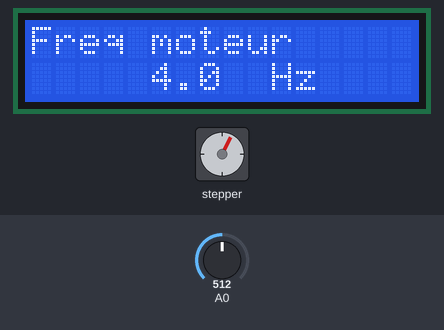
The sketch below on a simulated Arduino Uno, built with avr-gcc and run on an emulated ATmega328P. On the bench: 16×2 character LCD, stepper motor. The inputs (shaded band) are chosen by the test bench; at power-on: A0 = 512. EEPROM starts erased; stepper angles assume 200 steps per turn; what the sketch prints to the serial monitor is not drawn.

Above: at 0.23 s.
At 9.97 s:
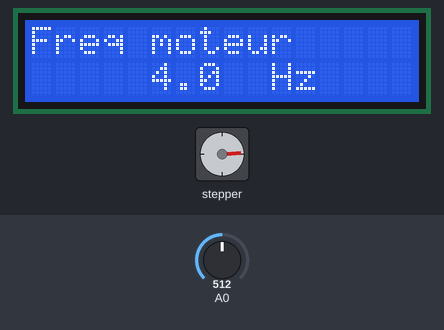
At 20.02 s:
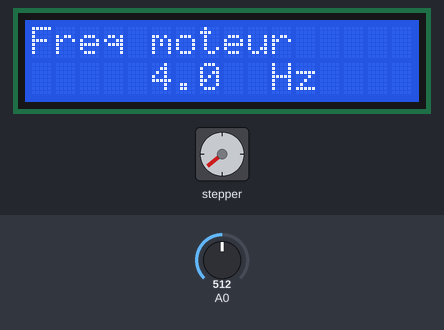
At 39.8 s:
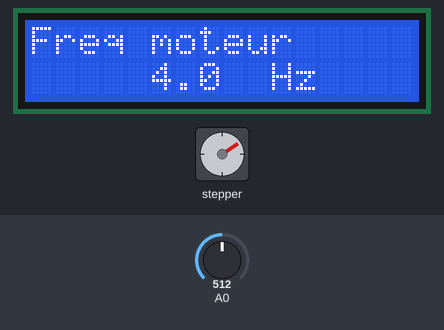
Timing chart, 0 to 40.0 s (numbered marks = the images above):
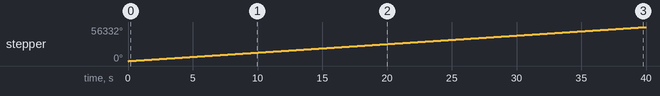

Measured:
- by itself, stepper: keeps turning clockwise at about 1411°/s

The sketch:

gen_wave_l298n_lcd.ino
```cpp
#include <EEPROM.h>


// Include the Arduino Stepper Library
#include <Stepper.h>
#include <LiquidCrystal.h>
LiquidCrystal lcd(8,9, 4, 5, 6, 7);

// Number of steps per output rotation
const int stepsPerRevolution = 200;
float  freqmoteur ;
int rpm ;

int valeur_bouton;

// Create Instance of Stepper library
Stepper myStepper(stepsPerRevolution, 2,3,11,12);


void setup()
{

  // initialize the serial port:
  Serial.begin(9600);
  EEPROM.get(0,freqmoteur);
   lcd.begin(16,2);
}

void loop()
{
 valeur_bouton  = analogRead(A0);
  if (valeur_bouton ==205 or valeur_bouton ==204 or valeur_bouton ==203) {
  freqmoteur+=0.1;
  EEPROM.put(0, freqmoteur);
  delay(2);
}
if (valeur_bouton == 405 or valeur_bouton ==401 or valeur_bouton == 402) {
  freqmoteur-=0.1;
  EEPROM.put(0, freqmoteur);
  delay(2);
}
EEPROM.get(0,freqmoteur);
if (freqmoteur > 4.0) {
      EEPROM.get(0,freqmoteur);
}
else{
  freqmoteur = 4.0;
  EEPROM.put(0, freqmoteur);
}
Serial.println(rpm);
lcd.setCursor(0,0);
lcd.print("Freq moteur");
lcd.setCursor(5,1);
lcd.print(freqmoteur,1);
lcd.setCursor(10,1);
lcd.print("Hz");
rpm =int(freqmoteur*60);
//  Serial.println("clockwise");

   // set the speed :

  myStepper.setSpeed(rpm);
  // step one revolution in one direction:

  myStepper.step(stepsPerRevolution);


}
```
